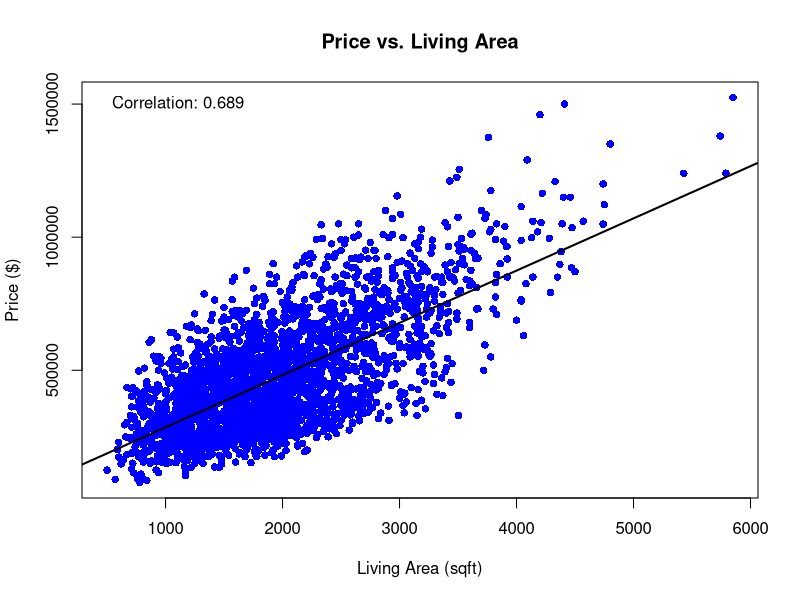
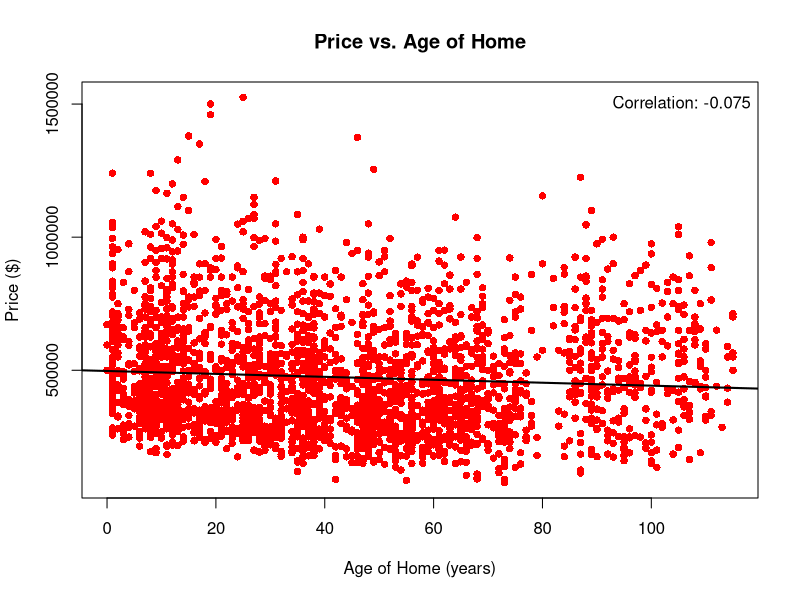
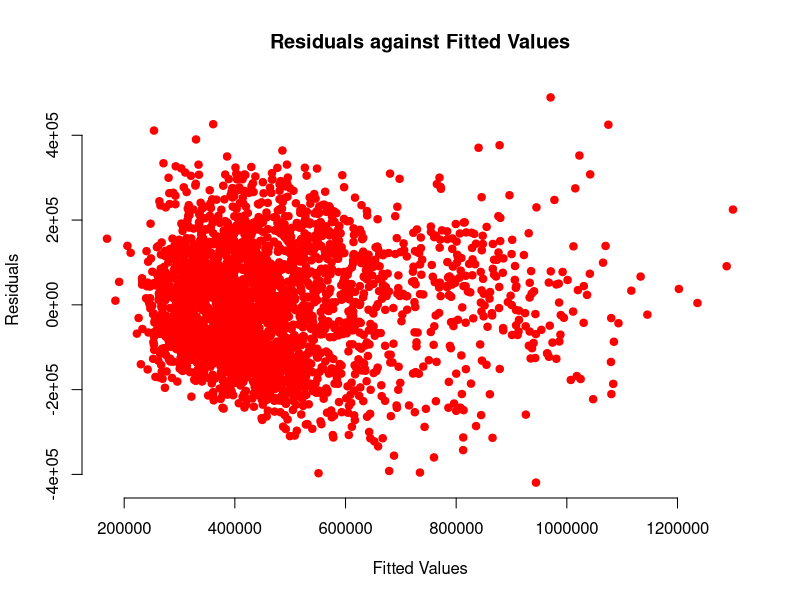
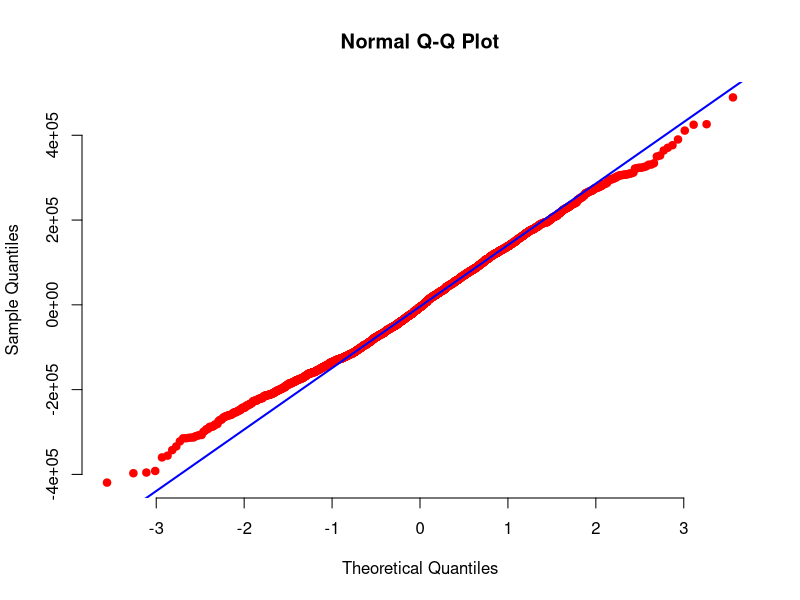
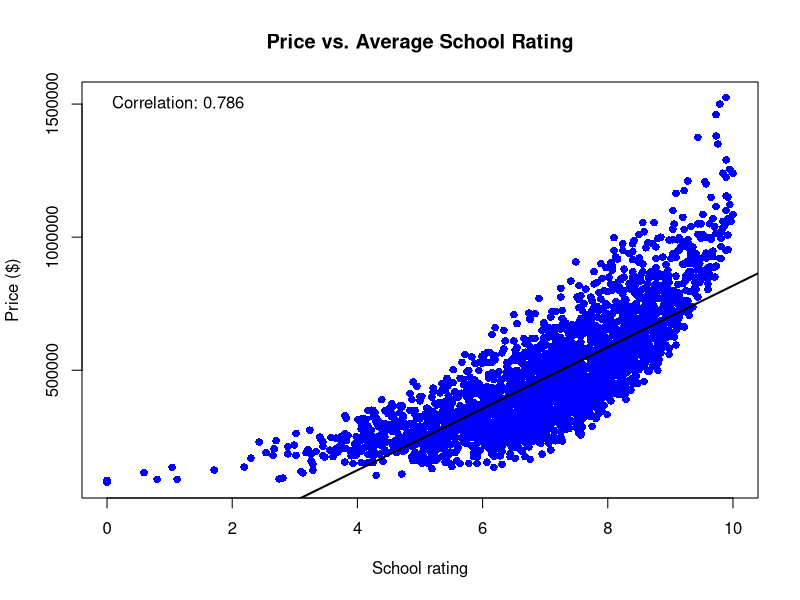
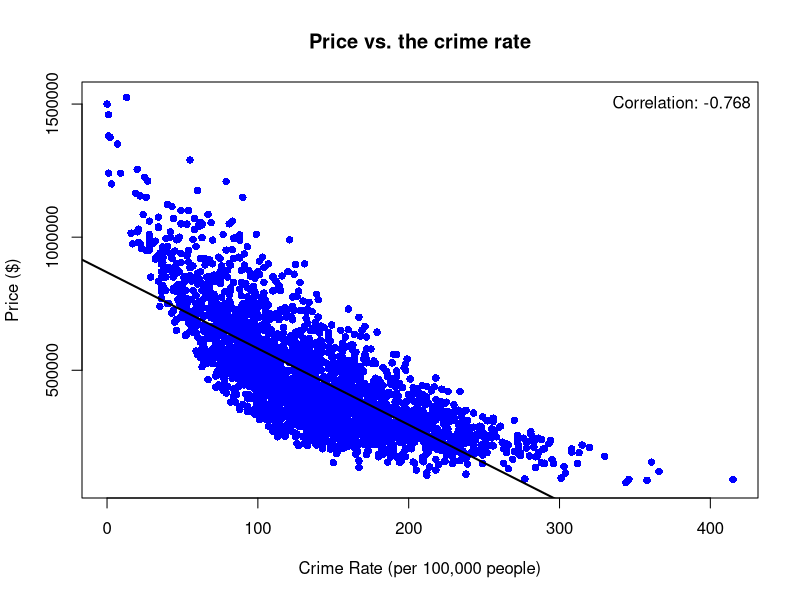
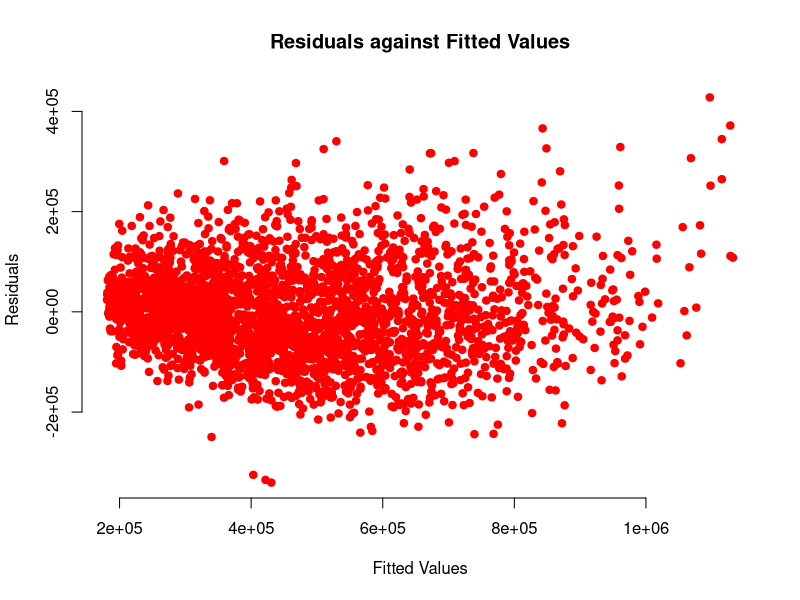
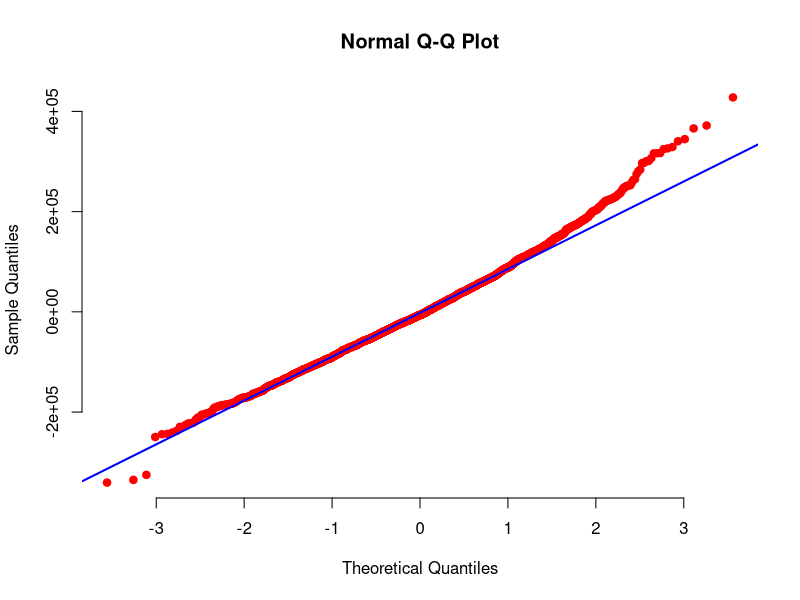

Source code (R) for these figures, in order:
housing <- read.csv(file="housing_v2.csv", header=TRUE, sep=",")

# converting appropriate variables to factors  
housing_fctrd <- within(housing, {
   view <- factor(view)
   backyard <- factor(backyard)
   renovated <- factor(renovated)
})

# number of columns
ncol(housing_fctrd)

# number of rows
nrow(housing_fctrd)


# Print the first five rows
print("Dataset Preview:")
head(housing_fctrd, 5)

# Subset the original data set to select some variables and create a new data set
housing_vars <- c("price","sqft_living","age")
housing_subset <- housing_fctrd[housing_vars]

# Privew the housing_subset
print("housing_subset")
head(housing_subset, 5)

# Display the correlation matrix
cat("\nCorrelation Analysis:")
corr_matrix <- cor(housing_subset, method = "pearson")
round(corr_matrix, 4)
cat("\n")

cor_price_sqft <- cor(housing_subset$price, housing_subset$sqft_living, method = "pearson")
print(paste("Correlation between Price and Living Area: r =", round(cor_price_sqft, 3), "suggests a moderate to strong positive relationship."))
cat("This means that as living area increases, price tends to increase as well.\n\n")

# Fit a linear model for price VS sqft_living
lm1 <- lm(price ~ sqft_living, data = housing_subset)

# Scatterplot: Price vs. Living Area
plot(housing_subset$sqft_living, housing_subset$price, 
     main = "Price vs. Living Area", 
     xlab = "Living Area (sqft)", 
     ylab = "Price ($)", 
     col = "blue", pch = 16)

# Add trendline to the plot
abline(lm1, col = "black", lwd = 2)
legend("topleft", legend = paste("Correlation:", round(cor_price_sqft, 3)), bty = "n")


cor_price_age <- cor(housing_subset$price, housing_subset$age, method = "pearson")
print(paste("Correlation between Price and Age: r =", round(cor_price_age, 3), "suggests a very weak negative relationship."))
cat("This means that as the age of the home increases, the price tends to decrease slightly.\n\n")

# Fit a linear model for price VS sqft_living
lm2 <- lm(price ~ age, data = housing_subset)

# Scatterplot: Price vs. Age of Home
plot(housing_subset$age, housing_subset$price, 
     main = "Price vs. Age of Home", 
     xlab = "Age of Home (years)", 
     ylab = "Price ($)", 
     col = "red", pch = 16)

# Add trendline to the plot
abline(lm2, col = "black", lwd = 2)
legend("topright", legend = paste("Correlation:", round(cor_price_age, 3)), bty = "n")


# Create a combined model and report the results:
# ===============================================

# Subset the original data set to select more variables and create a new data set
housing_6_vars <- c("price","sqft_living","sqft_above", "age", "bathrooms", "view")
housing_subset_6 <- housing_fctrd[housing_6_vars]

# Privew the housing_subset
cat("Housing subset with six variables:")
head(housing_subset_6, 5)

# Create the model
model6 <- lm(price ~ sqft_living + sqft_above + age + bathrooms + view, data=housing_subset_6)
summary(model6)

# Predicted values
# print("fitted values")
fitted_values <- fitted.values(model6) 

# Residuals
# print("residuals")
residuals <- residuals(model6)

# Plot the fitted values and the Q-Q plots
plot(fitted_values, residuals, 
     main = "Residuals against Fitted Values",
     xlab = "Fitted Values", ylab = "Residuals",
     col="red", 
     pch = 19, frame = FALSE)

qqnorm(residuals, pch = 19, col="red", frame = FALSE)
qqline(residuals, col = "blue", lwd = 2)


# Making Predictions Using Model:
# ===============================

# The predicted price for a home with 2150sqft living area, 1050sqft upper level, 15 years old W/3 bathrooms and no view.
newdata1 <- data.frame(sqft_living=2150, sqft_above=1050, age=15, bathrooms=3, view='0')

cat("prediction interval:")
price_prediction_pred_newdata1 <- predict(model6, newdata1, interval="predict", level=0.90) 
round(price_prediction_pred_newdata1, 4)

cat("confidence interval:")
price_prediction_conf_newdata1 <- predict(model6, newdata1, interval="confidence", level=0.90) 
round(price_prediction_conf_newdata1, 4)

# Extract 'fit' value from the matrix
fit_value <- round(price_prediction_conf_newdata1[1, 1], 0) 
cat(paste("The predicted price for a home with 2150sqft living area, 1050sqft upper level, 15 years old W/3 bathrooms and no view is approximately $", fit_value))

cat("\n\n\n")

# The predicted price for a home with 4250sqft living area, 2100sqft upper level, 5 years old W/5 bathrooms and view to a lake.
newdata2 <- data.frame(sqft_living=4250, sqft_above=2100, age=5, bathrooms=5, view='2')

cat("prediction interval:")
price_prediction_pred_newdata2 <- predict(model6, newdata2, interval="predict", level=0.90) 
round(price_prediction_pred_newdata2, 4)

cat("confidence interval:")
price_prediction_conf_newdata2 <- predict(model6, newdata2, interval="confidence", level=0.90) 
round(price_prediction_conf_newdata2, 4)

# Extract 'fit' value from the matrix
fit_value <- round(price_prediction_conf_newdata2[1, 1], 0) 
cat(paste("The predicted price for a home with 4250sqft living area, 2100sqft upper level, 5 years old W/5 bathrooms and view to a lake is approximately $", fit_value))


# Subset the original data set to select some variables and create a new data set
housing_vars_2 <- c("price","school_rating","crime")
housing_subset_2 <- housing_fctrd[housing_vars_2]

# Privew the housing_subset
print("housing_subset_2")
head(housing_subset_2, 5)

# Display the correlation matrix
cat("\nCorrelation Analysis:")
corr_matrix_2 <- cor(housing_subset_2, method = "pearson")
round(corr_matrix_2, 4)
cat("\n")

# Find the correlation betwwen price and average school rating.
cor_price_school <- cor(housing_subset_2$price, housing_subset_2$school_rating, method = "pearson")

# Fit a linear model for price VS school_rating
lm_price_school <- lm(price ~ school_rating, data = housing_subset_2)

# Create scatterplots of price (price) vs. average school rating in the area (school_rating)
plot(housing_subset_2$school_rating, housing_subset_2$price, 
     main = "Price vs. Average School Rating", 
     xlab = "School rating", 
     ylab = "Price ($)", 
     col = "blue", pch = 16)

# Add trendline to the plot
abline(lm_price_school, col = "black", lwd = 2)

# Add correlation to the plot
legend("topleft", legend = paste("Correlation:", round(cor_price_school, 3)), bty = "n")


# Find the correlation betwwen price and crime
cor_price_crime <- cor(housing_subset_2$price, housing_subset_2$crime, method = "pearson")

# Fit a linear model for price VS crime
lm_price_crime <- lm(price ~ crime, data = housing_subset_2)

# Create scatterplots of price (price) vs. average school rating in the area (school_rating)
plot(housing_subset_2$crime, housing_subset_2$price, 
     main = "Price vs. the crime rate", 
     xlab = "Crime Rate (per 100,000 people)", 
     ylab = "Price ($)", 
     col = "blue", pch = 16)

# Add trendline to the plot
abline(lm_price_crime, col = "black", lwd = 2)

# Add correlation to the plot
legend("topright", legend = paste("Correlation:", round(cor_price_crime, 3)), bty = "n")


# Create the second order regression model and print the statistics
model2_prc_schl_crm <- lm(price ~ school_rating + crime + school_rating:crime + I(school_rating^2) + I(crime^2) , data=housing_subset_2)
summary(model2_prc_schl_crm)

# Predicted values
# print("fitted values")
fitted_values_prc_schl_crm <- fitted.values(model2_prc_schl_crm) 

# Residuals
# print("residuals")
residuals_values_prc_schl_crm <- residuals(model2_prc_schl_crm)

# Plot the fitted values and the Q-Q plots
plot(fitted_values_prc_schl_crm, residuals_values_prc_schl_crm, 
     main = "Residuals against Fitted Values",
     xlab = "Fitted Values", ylab = "Residuals",
     col="red", 
     pch = 19, frame = FALSE)

qqnorm(residuals_values_prc_schl_crm, pch = 19, col="red", frame = FALSE)
qqline(residuals_values_prc_schl_crm, col = "blue", lwd = 2)


# Making Predictions Using Model:
# ===============================

# The predicted price for a home with average school rating of 9.80, and a crime rate of 81.02 per 100,000 individuals.
newdata1_prc_schl_crm <- data.frame(school_rating=9.80, crime=81.02)

cat("90% prediction interval:")
price_pred_prc_schl_crm1 <- predict(model2_prc_schl_crm, newdata1_prc_schl_crm, interval="predict", level=0.90) 
round(price_pred_prc_schl_crm1, 4)

cat("90% confidence interval:")
price_conf_prc_schl_crm1 <- predict(model2_prc_schl_crm, newdata1_prc_schl_crm, interval="confidence", level=0.90) 
round(price_conf_prc_schl_crm1, 4)

# Extract 'fit' value from the matrix
fit_value1 <- round(price_conf_prc_schl_crm1[1, 1], 0) 
cat(paste("The predicted price for a home in an area with \naverage school rating of 9.80, and a crime rate of 81.02 is approximately $", fit_value1))

cat("\n\n\n")


# The predicted price for a home with average school rating of 4.28, and a crime rate of 215.50 per 100,000 individuals.
newdata2_prc_schl_crm <- data.frame(school_rating=4.28, crime=215.50)

cat("90% prediction interval:")
price_pred_prc_schl_crm2 <- predict(model2_prc_schl_crm, newdata2_prc_schl_crm, interval="predict", level=0.90) 
round(price_pred_prc_schl_crm2, 4)

cat("90% confidence interval:")
price_conf_prc_schl_crm2 <- predict(model2_prc_schl_crm, newdata2_prc_schl_crm, interval="confidence", level=0.90) 
round(price_conf_prc_schl_crm2, 4)

# Extract 'fit' value from the matrix
fit_value2 <- round(price_conf_prc_schl_crm2[1, 1], 0) 
cat(paste("The predicted price for a home in an area with \naverage school rating of 4.28, and a crime rate of 215.50 is approximately $", fit_value2))


# The first order model for price using average school rating and crime rate including average 
# school rating and crime rate as interaction terms as predictors.

model3_schl_crm_interact <- lm(price ~ school_rating + crime + school_rating:crime, data=housing_subset_2)
summary(model3_schl_crm_interact)

# The second order quadratic model #2 ("model2_prc_schl_crm") VS the first-order linear model with interaction terms ("model3_schl_crm_interact") comparison

# Perform the F-test
anova(model2_prc_schl_crm, model3_schl_crm_interact)